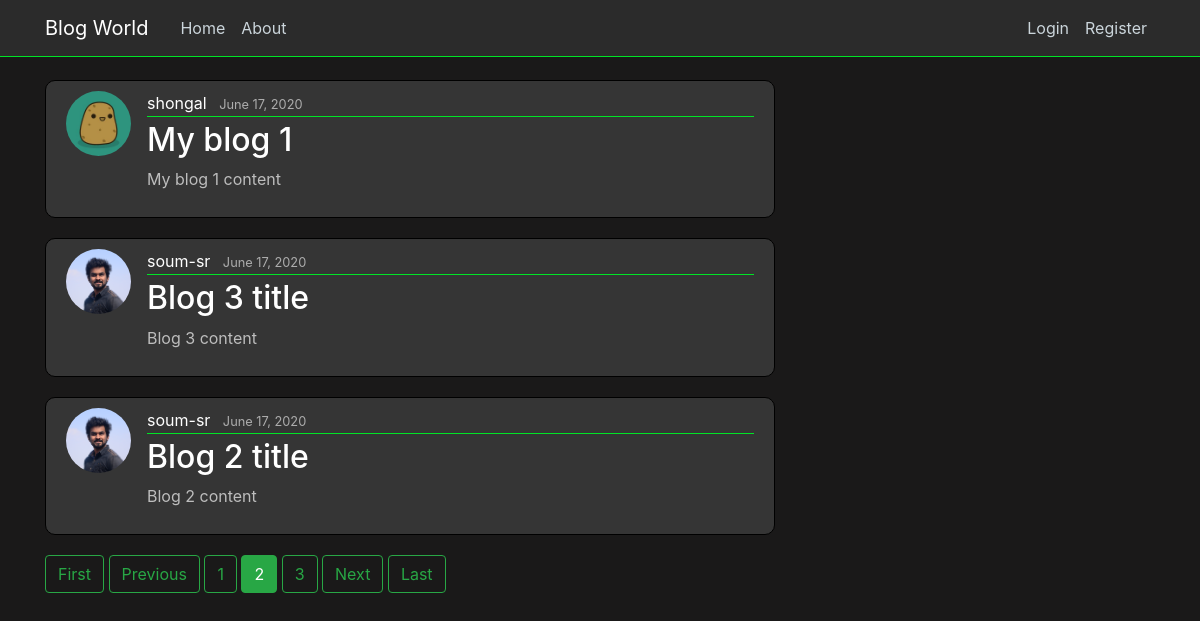
Screenshot of /?page=2 with the database file from the repository.
### blog/models.py (models this page shows, shortened)
class Post(models.Model):
    title = models.CharField(max_length = 100)
    content = models.TextField()
    date_posted = models.DateTimeField(default=timezone.now)
    author = models.ForeignKey(User, on_delete=models.CASCADE)

### users/models.py (models this page shows, shortened)
class Profile(models.Model):
    user = models.OneToOneField(User, on_delete=models.CASCADE) # having one-to-one relation with User model
    image = models.ImageField(default='potato.jpg', upload_to='profile_pics')

### blog/views.py (the view)
# urls.py: path('', PostListView.as_view(), name='blog-home'),
class PostListView(ListView):
    model = Post # The model we are working on
    template_name = 'blog/home.html' # <app>/<model>_<viewtype>.html {default one}
    context_object_name = 'posts' # Value p assed to the template
    ordering = ['-date_posted'] # It decides the sorting
    paginate_by = 3

### blog/templates/blog/home.html
{% extends "blog/base.html" %}
{% block content%}
    {% for post in posts %}
    <article class="media content-section">
        <img class="rounded-circle article-img" src="{{ post.author.profile.image.url }}" alt="">
        <div class="media-body">
            <div class="article-metadata">
                <a class="mr-2" href="#">{{ post.author }}</a>
                <small class="text-muted">{{ post.date_posted|date:"F d, Y" }}</small>
            </div>
            <h2><a class="article-title" href="{% url 'post-detail' post.id%}">{{ post.title }}</a></h2>
            <p class="article-content">{{ post.content }}</p>
        </div>
    </article>
    {% endfor %}
    {% if is_paginated %}
        {% if page_obj.has_previous %}
            <a class="btn btn-outline-success mb-4" href="?page=1">First</a>
            <a class="btn btn-outline-success mb-4" href="?page={{page_obj.previous_page_number}}">Previous</a>
        {% endif %}
        {% for num in page_obj.paginator.page_range %}
            {% if page_obj.number == num %}
                <a class="btn btn-success mb-4" href="?page={{ num }} ">{{num}}</a>
            {% elif num > page_obj.number|add:'-3' and num < page_obj.number|add:'3'%}
            <a class="btn btn-outline-success mb-4" href="?page={{ num }} ">{{num}}</a>
            {% endif %}
        {% endfor %}
        {% if page_obj.has_next %}
            <a class="btn btn-outline-success mb-4" href="?page={{page_obj.next_page_number }}">Next</a>
            <a class="btn btn-outline-success mb-4" href="?page={{page_obj.paginator.num_pages}}">Last</a>
        {% endif %}
    {% endif %}
{% endblock content%}

### blog/static/blog/main.css (style rules this page uses)
body { background: #1a1919; color: #ebe2e2; margin-top: 5rem; }
.content-section { background: #353535; padding: 10px 20px; border: 1px solid #000000; border-radius: 10px; margin-bottom: 20px; }
.content-section p { color:#bdbdbd !important; }
.article-title { color: #ffffff; }
.article-content { white-space: pre-line; }
.article-img { height: 65px; width: 65px; margin-right: 16px; }
.article-metadata { padding-bottom: 1px; margin-bottom: 4px; border-bottom: 1px solid #00e426 }
.article-metadata a { color: #ffffff; text-decoration: none; }
.article-metadata small { color: #acacac !important; }

### rows the page displays
Post: author.profile.image (picture), author "shongal", date_posted "June 17, 2020", title "My blog 1", content "My blog 1 content"
Post: author.profile.image (picture), author "soum-sr", date_posted "June 17, 2020", title "Blog 3 title", content "Blog 3 content"
Post: author.profile.image (picture), author "soum-sr", date_posted "June 17, 2020", title "Blog 2 title", content "Blog 2 content"

### other values shown
{{ num }} "1" "3"
{{ num }} "2"
